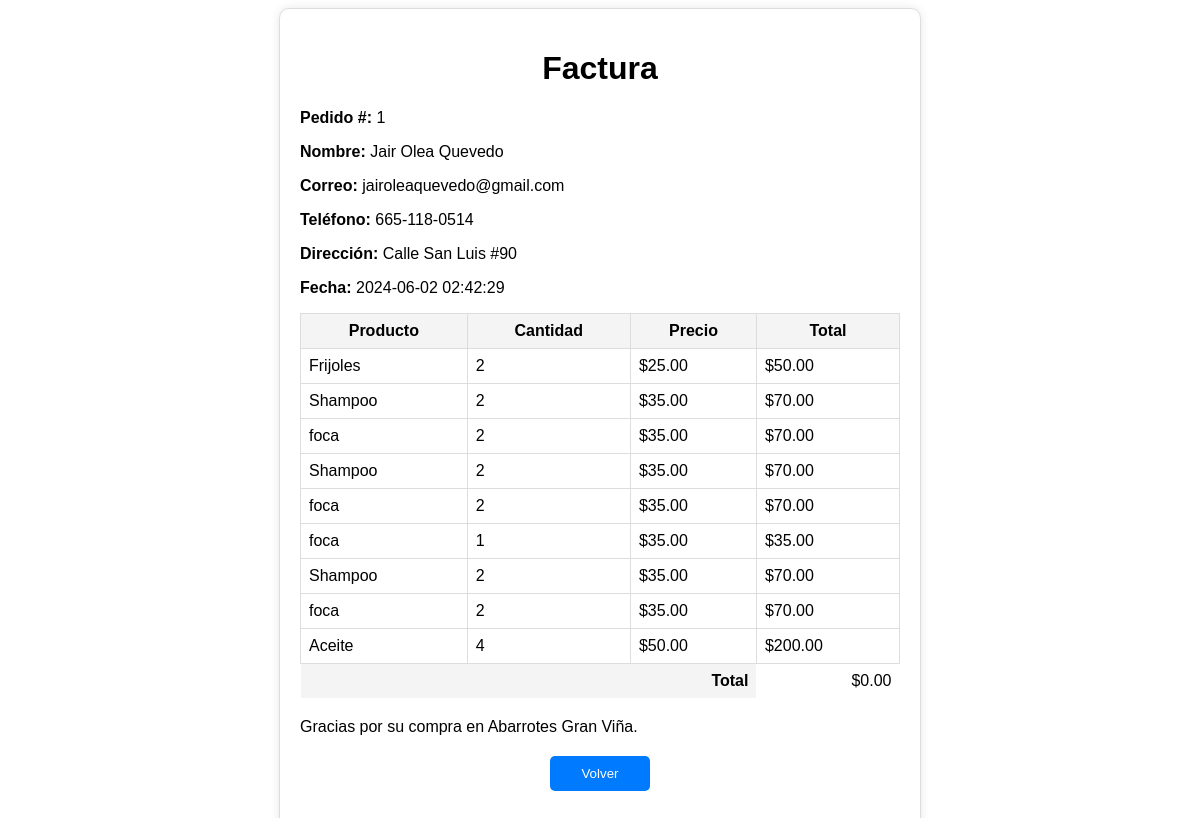
/factura.php?pedido_id=1, run on the app's committed database.
### tables this page shows
CREATE TABLE `pedidos` (
  `id` int(11) NOT NULL,
  `nombre_completo` varchar(255) DEFAULT NULL,
  `correo` varchar(255) DEFAULT NULL,
  `telefono` varchar(255) DEFAULT NULL,
  `direccion` varchar(255) DEFAULT NULL,
  `producto` varchar(255) DEFAULT NULL,
  `cantidad` int(11) DEFAULT NULL,
  `id_cliente` int(11) DEFAULT NULL,
  `total` decimal(10,2) NOT NULL DEFAULT 0.00,
  `fecha` timestamp NOT NULL DEFAULT current_timestamp()
);

### factura.php (the view, shortened to what this page needs)
<?php
$servername = "localhost";
$username = "root";
$password = "";
$dbname = "tienda";
$conn = new mysqli($servername, $username, $password, $dbname);
$pedido_id = intval($_GET['pedido_id']);
$stmt = $conn->prepare("SELECT nombre_completo, correo, telefono, direccion, total, fecha FROM pedidos WHERE id = ?");
$stmt->bind_param("i", $pedido_id);
$stmt->execute();
$pedido_result = $stmt->get_result();
$pedido = $pedido_result->fetch_assoc();
$productos_result = $conn->query("SELECT producto, cantidad, precio FROM carrito");
?>
<!DOCTYPE html>
<html lang="en">
<head>
</head>
<body>
    <div class="invoice">
        <h1>Factura</h1>
        <p><strong>Pedido #:</strong> <?php echo $pedido_id; ?></p>
        <p><strong>Nombre:</strong> <?php echo htmlspecialchars($pedido['nombre_completo']); ?></p>
        <p><strong>Correo:</strong> <?php echo htmlspecialchars($pedido['correo']); ?></p>
        <p><strong>Teléfono:</strong> <?php echo htmlspecialchars($pedido['telefono']); ?></p>
        <p><strong>Dirección:</strong> <?php echo htmlspecialchars($pedido['direccion']); ?></p>
        <p><strong>Fecha:</strong> <?php echo htmlspecialchars($pedido['fecha']); ?></p>
        <table>
            <thead>
                <tr>
                    <th>Producto</th>
                    <th>Cantidad</th>
                    <th>Precio</th>
                    <th>Total</th>
                </tr>
            </thead>
            <tbody>
                <?php while ($row = $productos_result->fetch_assoc()) { ?>
                    <tr>
                        <td><?php echo htmlspecialchars($row['producto']); ?></td>
                        <td><?php echo htmlspecialchars($row['cantidad']); ?></td>
                        <td>$<?php echo number_format($row['precio'], 2); ?></td>
                        <td>$<?php echo number_format($row['cantidad'] * $row['precio'], 2); ?></td>
                    </tr>
                <?php } ?>
            </tbody>
            <tfoot>
                <tr class="total">
                    <th colspan="3">Total</th>
                    <td>$<?php echo number_format($pedido['total'], 2); ?></td>
                </tr>
            </tfoot>
        </table>
        <p>Gracias por su compra en Abarrotes Gran Viña.</p>
        <button class="back-button" onclick="window.history.back();">Volver</button>
    </div>
</body>
</html>

### factura.php (style rules this page uses)
body { font-family: Arial, sans-serif; }
.invoice { max-width: 600px; margin: 0 auto; padding: 20px; border: 1px solid #ddd; border-radius: 10px; box-shadow: 0 0 10px rgba(0, 0, 0, 0.1); }
.invoice h1 { text-align: center; }
.invoice table { width: 100%; border-collapse: collapse; margin-bottom: 20px; }
.invoice table th, .invoice table td { border: 1px solid #ddd; padding: 8px; }
.invoice table th { background-color: #f4f4f4; }
.invoice .total { text-align: right; }
.invoice .total th, .invoice .total td { border: none; }
.back-button { display: block; width: 100px; margin: 20px auto; padding: 10px; text-align: center; background-color: #007bff; color: white; border: none; border-radius: 5px; cursor: pointer; }

### data on the page
pedidos: nombre_completo "Jair Olea Quevedo", correo "jairoleaquevedo@gmail.com", telefono "665-118-0514", direccion "Calle San Luis #90", fecha "2024-06-02 02:42:29", total "0.00"

### other printed values
$pedido_id "1"
$row['producto'] "Frijoles"
$row['cantidad'] "2"
$row['precio'] "25.00"
$row['cantidad'] * $row['precio'] "50.00"
$row['producto'] "Shampoo"
$row['precio'] "35.00"
$row['cantidad'] * $row['precio'] "70.00"
$row['producto'] "foca"
$row['cantidad'] "1"
$row['cantidad'] * $row['precio'] "35.00"
$row['producto'] "Aceite"
$row['cantidad'] "4"
$row['precio'] "50.00"
$row['cantidad'] * $row['precio'] "200.00"
